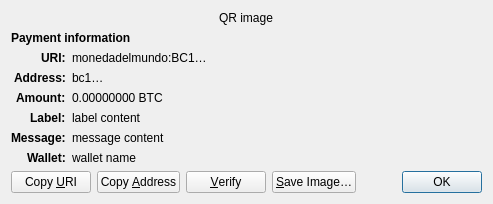
<?xml version="1.0" encoding="UTF-8"?>
<ui version="4.0">
 <class>ReceiveRequestDialog</class>
 <widget class="QDialog" name="ReceiveRequestDialog">
  <property name="geometry">
   <rect>
    <x>0</x>
    <y>0</y>
    <width>413</width>
    <height>229</height>
   </rect>
  </property>
  <property name="windowTitle">
   <string>Request payment to …</string>
  </property>
  <layout class="QGridLayout" name="gridLayout" columnstretch="0,1">
   <property name="sizeConstraint">
    <enum>QLayout::SetFixedSize</enum>
   </property>
   <item row="0" column="0" colspan="2" alignment="Qt::AlignHCenter">
    <widget class="QRImageWidget" name="qr_code">
     <property name="text">
      <string notr="true">QR image</string>
     </property>
     <property name="textInteractionFlags">
      <set>Qt::NoTextInteraction</set>
     </property>
    </widget>
   </item>
   <item row="1" column="0" colspan="2">
    <widget class="QLabel" name="payment_header">
     <property name="font">
      <font>
       <weight>75</weight>
       <bold>true</bold>
      </font>
     </property>
     <property name="text">
      <string>Payment information</string>
     </property>
     <property name="textInteractionFlags">
      <set>Qt::NoTextInteraction</set>
     </property>
    </widget>
   </item>
   <item row="2" column="0" alignment="Qt::AlignRight|Qt::AlignTop">
    <widget class="QLabel" name="uri_tag">
     <property name="font">
      <font>
       <weight>75</weight>
       <bold>true</bold>
      </font>
     </property>
     <property name="text">
      <string notr="true">URI:</string>
     </property>
     <property name="textFormat">
      <enum>Qt::PlainText</enum>
     </property>
     <property name="textInteractionFlags">
      <set>Qt::NoTextInteraction</set>
     </property>
    </widget>
   </item>
   <item row="2" column="1" alignment="Qt::AlignTop">
    <widget class="QLabel" name="uri_content">
     <property name="text">
      <string notr="true">monedadelmundo:BC1…</string>
     </property>
     <property name="textFormat">
      <enum>Qt::RichText</enum>
     </property>
     <property name="wordWrap">
      <bool>true</bool>
     </property>
     <property name="textInteractionFlags">
      <set>Qt::TextSelectableByMouse</set>
     </property>
    </widget>
   </item>
   <item row="3" column="0" alignment="Qt::AlignRight|Qt::AlignTop">
    <widget class="QLabel" name="address_tag">
     <property name="font">
      <font>
       <weight>75</weight>
       <bold>true</bold>
      </font>
     </property>
     <property name="text">
      <string>Address:</string>
     </property>
     <property name="textInteractionFlags">
      <set>Qt::NoTextInteraction</set>
     </property>
    </widget>
   </item>
   <item row="3" column="1" alignment="Qt::AlignTop">
    <widget class="QLabel" name="address_content">
     <property name="text">
      <string notr="true">bc1…</string>
     </property>
     <property name="textFormat">
      <enum>Qt::PlainText</enum>
     </property>
     <property name="textInteractionFlags">
      <set>Qt::TextSelectableByMouse</set>
     </property>
    </widget>
   </item>
   <item row="4" column="0" alignment="Qt::AlignRight|Qt::AlignTop">
    <widget class="QLabel" name="amount_tag">
     <property name="font">
      <font>
       <weight>75</weight>
       <bold>true</bold>
      </font>
     </property>
     <property name="text">
      <string>Amount:</string>
     </property>
     <property name="textInteractionFlags">
      <set>Qt::NoTextInteraction</set>
     </property>
    </widget>
   </item>
   <item row="4" column="1" alignment="Qt::AlignTop">
    <widget class="QLabel" name="amount_content">
     <property name="text">
      <string notr="true">0.00000000 BTC</string>
     </property>
     <property name="textFormat">
      <enum>Qt::PlainText</enum>
     </property>
     <property name="textInteractionFlags">
      <set>Qt::TextSelectableByMouse</set>
     </property>
    </widget>
   </item>
   <item row="5" column="0" alignment="Qt::AlignRight|Qt::AlignTop">
    <widget class="QLabel" name="label_tag">
     <property name="font">
      <font>
       <weight>75</weight>
       <bold>true</bold>
      </font>
     </property>
     <property name="text">
      <string>Label:</string>
     </property>
     <property name="textInteractionFlags">
      <set>Qt::NoTextInteraction</set>
     </property>
    </widget>
   </item>
   <item row="5" column="1" alignment="Qt::AlignTop">
    <widget class="QLabel" name="label_content">
     <property name="text">
      <string notr="true">label content</string>
     </property>
     <property name="textFormat">
      <enum>Qt::PlainText</enum>
     </property>
     <property name="wordWrap">
      <bool>true</bool>
     </property>
     <property name="textInteractionFlags">
      <set>Qt::TextSelectableByMouse</set>
     </property>
    </widget>
   </item>
   <item row="6" column="0" alignment="Qt::AlignRight|Qt::AlignTop">
    <widget class="QLabel" name="message_tag">
     <property name="font">
      <font>
       <weight>75</weight>
       <bold>true</bold>
      </font>
     </property>
     <property name="text">
      <string>Message:</string>
     </property>
     <property name="textInteractionFlags">
      <set>Qt::NoTextInteraction</set>
     </property>
    </widget>
   </item>
   <item row="6" column="1" alignment="Qt::AlignTop">
    <widget class="QLabel" name="message_content">
     <property name="text">
      <string notr="true">message content</string>
     </property>
     <property name="textFormat">
      <enum>Qt::PlainText</enum>
     </property>
     <property name="wordWrap">
      <bool>true</bool>
     </property>
     <property name="textInteractionFlags">
      <set>Qt::TextSelectableByMouse</set>
     </property>
    </widget>
   </item>
   <item row="7" column="0" alignment="Qt::AlignRight|Qt::AlignTop">
    <widget class="QLabel" name="wallet_tag">
     <property name="font">
      <font>
       <weight>75</weight>
       <bold>true</bold>
      </font>
     </property>
     <property name="text">
      <string>Wallet:</string>
     </property>
     <property name="textInteractionFlags">
      <set>Qt::NoTextInteraction</set>
     </property>
    </widget>
   </item>
   <item row="7" column="1" alignment="Qt::AlignTop">
    <widget class="QLabel" name="wallet_content">
     <property name="text">
      <string notr="true">wallet name</string>
     </property>
     <property name="textFormat">
      <enum>Qt::PlainText</enum>
     </property>
     <property name="wordWrap">
      <bool>true</bool>
     </property>
     <property name="textInteractionFlags">
      <set>Qt::TextSelectableByMouse</set>
     </property>
    </widget>
   </item>
   <item row="8" column="0" colspan="2">
    <layout class="QHBoxLayout" name="horizontalLayout">
     <item>
      <widget class="QPushButton" name="btnCopyURI">
       <property name="text">
        <string>Copy &amp;URI</string>
       </property>
       <property name="autoDefault">
        <bool>false</bool>
       </property>
      </widget>
     </item>
     <item>
      <widget class="QPushButton" name="btnCopyAddress">
       <property name="text">
        <string>Copy &amp;Address</string>
       </property>
       <property name="autoDefault">
        <bool>false</bool>
       </property>
      </widget>
     </item>
     <item>
      <widget class="QPushButton" name="btnVerify">
       <property name="text">
        <string>&amp;Verify</string>
       </property>
       <property name="toolTip">
        <string>Verify this address on e.g. a hardware wallet screen</string>
       </property>
       <property name="autoDefault">
        <bool>false</bool>
       </property>
      </widget>
     </item>
     <item>
      <widget class="QPushButton" name="btnSaveAs">
       <property name="text">
        <string>&amp;Save Image…</string>
       </property>
       <property name="autoDefault">
        <bool>false</bool>
       </property>
      </widget>
     </item>
     <item>
      <spacer name="horizontalSpacer_2">
       <property name="orientation">
        <enum>Qt::Horizontal</enum>
       </property>
       <property name="sizeHint" stdset="0">
        <size>
         <width>40</width>
         <height>20</height>
        </size>
       </property>
      </spacer>
     </item>
     <item>
      <widget class="QDialogButtonBox" name="buttonBox">
       <property name="focusPolicy">
        <enum>Qt::StrongFocus</enum>
       </property>
       <property name="standardButtons">
        <set>QDialogButtonBox::Ok</set>
       </property>
      </widget>
     </item>
    </layout>
   </item>
  </layout>
 </widget>
 <customwidgets>
  <customwidget>
   <class>QRImageWidget</class>
   <extends>QLabel</extends>
   <header>qt/qrimagewidget.h</header>
  </customwidget>
 </customwidgets>
 <tabstops>
  <tabstop>buttonBox</tabstop>
  <tabstop>btnCopyURI</tabstop>
  <tabstop>btnCopyAddress</tabstop>
  <tabstop>btnSaveAs</tabstop>
 </tabstops>
 <resources/>
 <connections>
  <connection>
   <sender>buttonBox</sender>
   <signal>accepted()</signal>
   <receiver>ReceiveRequestDialog</receiver>
   <slot>accept()</slot>
   <hints>
    <hint type="sourcelabel">
     <x>135</x>
     <y>230</y>
    </hint>
    <hint type="destinationlabel">
     <x>135</x>
     <y>126</y>
    </hint>
   </hints>
  </connection>
 </connections>
</ui>
